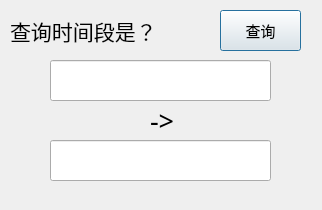
<?xml version="1.0" encoding="UTF-8"?>
<ui version="4.0">
 <class>Dialog</class>
 <widget class="QDialog" name="Dialog">
  <property name="geometry">
   <rect>
    <x>0</x>
    <y>0</y>
    <width>322</width>
    <height>210</height>
   </rect>
  </property>
  <property name="windowTitle">
   <string>search_time</string>
  </property>
  <widget class="QLabel" name="label">
   <property name="geometry">
    <rect>
     <x>10</x>
     <y>10</y>
     <width>331</width>
     <height>41</height>
    </rect>
   </property>
   <property name="font">
    <font>
     <family>Agency FB</family>
     <pointsize>16</pointsize>
    </font>
   </property>
   <property name="text">
    <string>查询时间段是？</string>
   </property>
  </widget>
  <widget class="QLineEdit" name="lineEdit">
   <property name="geometry">
    <rect>
     <x>50</x>
     <y>60</y>
     <width>221</width>
     <height>41</height>
    </rect>
   </property>
   <property name="font">
    <font>
     <family>Cascadia Code</family>
     <pointsize>11</pointsize>
    </font>
   </property>
  </widget>
  <widget class="QPushButton" name="pushButton">
   <property name="geometry">
    <rect>
     <x>220</x>
     <y>10</y>
     <width>81</width>
     <height>41</height>
    </rect>
   </property>
   <property name="font">
    <font>
     <family>Agency FB</family>
     <pointsize>11</pointsize>
    </font>
   </property>
   <property name="text">
    <string>查询</string>
   </property>
  </widget>
  <widget class="QLabel" name="label_2">
   <property name="geometry">
    <rect>
     <x>150</x>
     <y>100</y>
     <width>81</width>
     <height>41</height>
    </rect>
   </property>
   <property name="font">
    <font>
     <family>Agency FB</family>
     <pointsize>20</pointsize>
    </font>
   </property>
   <property name="text">
    <string>-&gt;</string>
   </property>
  </widget>
  <widget class="QLineEdit" name="lineEdit_2">
   <property name="geometry">
    <rect>
     <x>50</x>
     <y>140</y>
     <width>221</width>
     <height>41</height>
    </rect>
   </property>
   <property name="font">
    <font>
     <family>Cascadia Code</family>
     <pointsize>11</pointsize>
    </font>
   </property>
  </widget>
 </widget>
 <resources/>
 <connections/>
</ui>
